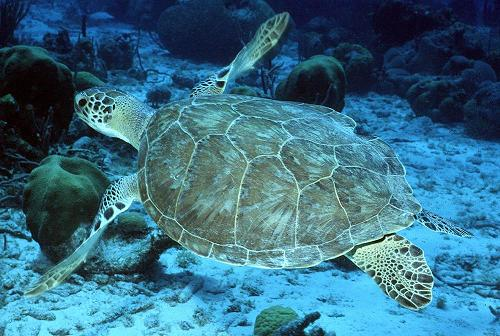
//> input picture turtle.jpg, 500 x 336 px, given in place of the camera
$ ./Vision   (built with g++ and OpenCV 4)
//> lines starting //> are read from the running program, lines starting //| are printed output that depends on the picture
#include <opencv/cv.h>
#include <opencv/highgui.h>
#include <opencv2/features2d/features2d.hpp>
#include <opencv2/core/core.hpp>
#include <opencv2/highgui/highgui.hpp>
#include <stdio.h>
#include <math.h>
//#include <cvblobs/BlobResult.h>

using namespace cv;

// [99 lines left out: functions GetThresholdedImage, colorTracking, not called in this run]

void circleTracking() {
	VideoCapture cap( CV_CAP_ANY );
	if ( !cap.isOpened() ) {
		fprintf( stderr, "ERROR: Could not initialize capturing. \n" );
		getchar();
	}
	// Create a window in which the captured images will be presented
	namedWindow( "video", CV_WINDOW_AUTOSIZE );

	// Show the image captured from the camera in the window and repeat
	while ( true ) {
		// Get one frame
		Mat frame, frame_gray, mask;
		cap >> frame;
//> frame is the input picture: 336 rows x 500 cols, CV_8UC3; mean B, G, R 131.3, 108.7, 55.9

// [12 lines of commented-out code are left out]
		cvtColor(frame, frame_gray, CV_BGR2GRAY);
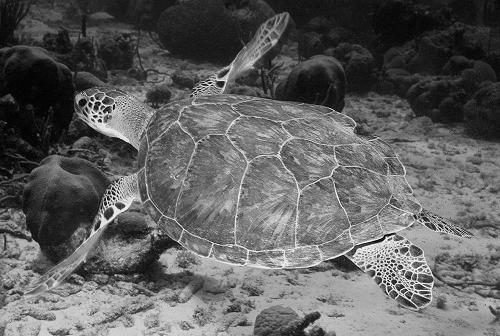
//> frame_gray: 336 rows x 500 cols, CV_8UC1; min 0, max 250, mean 95.5

		// Reduce noise
		GaussianBlur(frame_gray, frame_gray, Size(9,9), 2, 2);
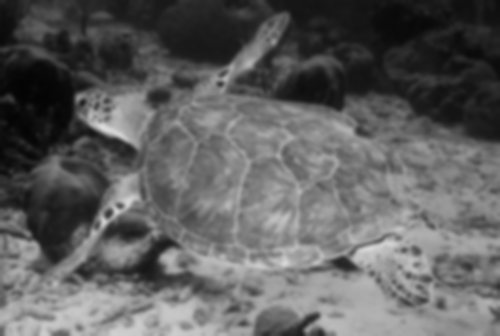
//> frame_gray: 336 rows x 500 cols, CV_8UC1; min 4, max 220, mean 95.5

		vector<Vec3f> circles;

		// Apply Hough Transform to find circles
		HoughCircles( frame_gray, circles, CV_HOUGH_GRADIENT, 1, frame_gray.rows/8, 200, 100, 0, 0 );
//> circles = empty
		// printf("There are %d circles!\n", circles.size());

		for (size_t i = 0; i < circles.size(); i++) {
			Point center(cvRound(circles[i][0]), cvRound(circles[i][1]));
			int radius = cvRound(circles[i][2]);
			// circle center
			circle( frame, center, 3, Scalar(0,255,0), -1, 8, 0 );
			// circle outline
			circle( frame, center, radius, Scalar(0,0,255), 3, 8, 0 );
		}
//> this loop made 0 passes
		imshow( "video", frame );
//		imshow( "gray", frame_gray );


		// Wait for a keypress
		int c = cvWaitKey(100);
//> the Esc key is pressed
		if ( c != -1 ) break;
	}
}


// [107 lines left out: functions trackColor, calculateBearing, blobTracking, not called in this run]


int main( int argc, char** argv )
{
//	colorTracking();
	circleTracking();
//	blobTracking();


  return 0;
}
